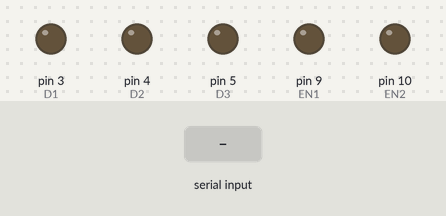
Simulated run of this sketch. Board: Arduino Uno, built with avr-gcc and run on an emulated ATmega328P. On the bench: output pins drawn as LEDs (lit = HIGH). Inputs (shaded band) come from the test bench. Pins used as bus, display or sensor lines are not drawn; what the sketch prints to the serial monitor is not drawn.

Above: at 1.2 s.
1.3 s: "1" received over Serial
At 2.3 s:
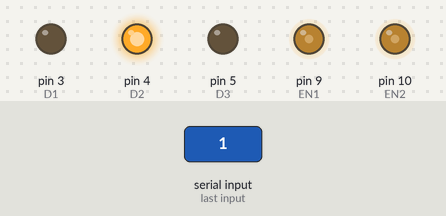
2.8 s: "3" received over Serial
At 4.0 s:
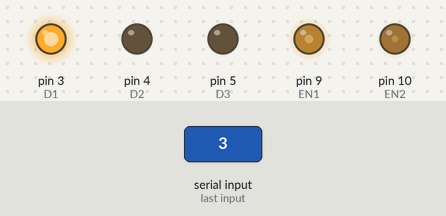
4.3 s: "4" received over Serial
At 5.3 s:
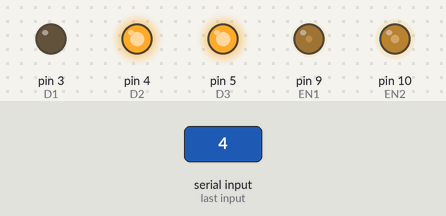
Timing chart, 0 to 7.3 s (numbered marks = the images above; inputs shaded):
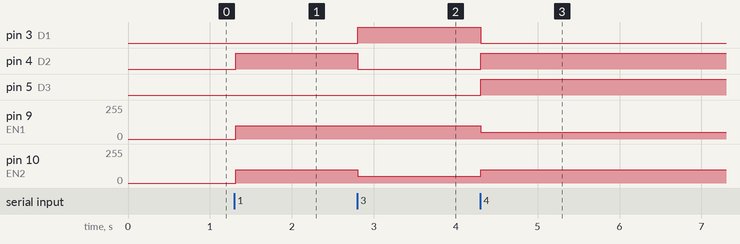

Measured:
- after the input at 1.3 s, pin 4 (D2): LOW → HIGH at once; pin 9 (EN1), pin 10 (EN2): 0/255 → 100/255 at once
- after the input at 2.8 s, pin 3 (D1): LOW → HIGH at once; pin 4 (D2): HIGH → LOW at once; pin 10 (EN2): 100/255 → 50/255 at once
- after the input at 4.3 s, pin 3 (D1): HIGH → LOW at once; pin 4 (D2), pin 5 (D3): LOW → HIGH at once; pin 9 (EN1): 100/255 → 50/255 at once; pin 10 (EN2): 50/255 → 100/255 at once

The sketch:

bluetooth_ctrl.ino
```cpp
#define D1 3
#define D2 4
#define D3 5
#define D4 6
#define EN1 9
#define EN2 10

void setup() {
  pinMode(D1,OUTPUT);
  pinMode(D2,OUTPUT);
  pinMode(D3,OUTPUT);
  pinMode(D4,OUTPUT);
  pinMode(EN1,OUTPUT);
  pinMode(EN2,OUTPUT);

  Serial.begin(9600);


  // put your setup code here, to run once:

}

void loop() {
  char read=Serial.read();
  if(read=='1'){
     Serial.println("FORWARD");
    analogWrite(EN1,100);
    analogWrite(EN2,100);
    digitalWrite(D1,LOW);
    digitalWrite(D2,HIGH);
    digitalWrite(D3,LOW);
    digitalWrite(D4,HIGH);
  }
  else if(read=='2'){
    Serial.println("BACKWARD");
     analogWrite(EN1,100);
    analogWrite(EN2,100);
    digitalWrite(D1,LOW);
    digitalWrite(D2,HIGH);
    digitalWrite(D3,LOW);
    digitalWrite(D4,HIGH);
  }
  else if(read=='3'){
     analogWrite(EN1,100);
    analogWrite(EN2,50);
    digitalWrite(D1,HIGH);
    digitalWrite(D2,LOW);
    digitalWrite(D3,LOW);
    digitalWrite(D4,HIGH);
  }
  else if(read=='4'){
     analogWrite(EN1,50);
    analogWrite(EN2,100);
    digitalWrite(D1,LOW);
    digitalWrite(D2,HIGH);
    digitalWrite(D3,HIGH);
    digitalWrite(D4,LOW);
  }
  else
    Serial.println("INVALID");

  }
```
